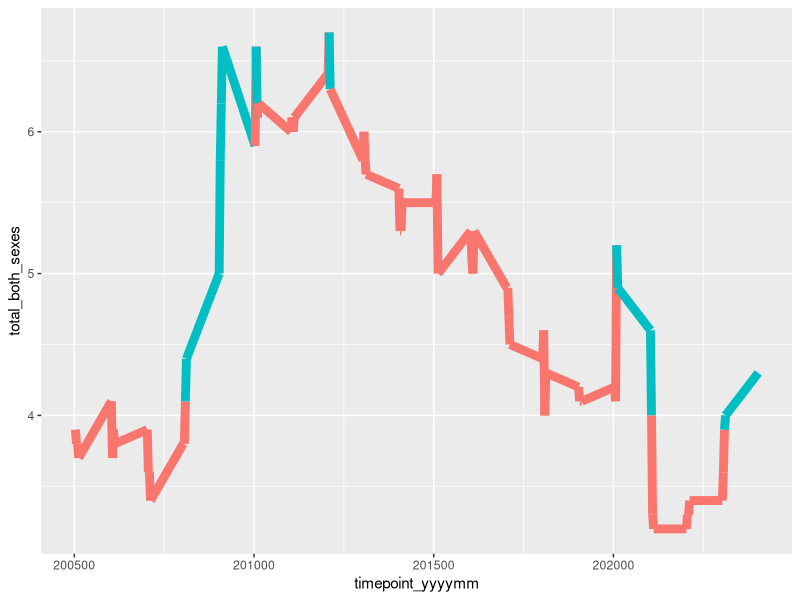

Source code (R):
# Load libraries ---------------------------------------------------------------

library(readr)
library(here)
library(ggplot2)

# Also requires {dplyr}

# Read data into R -------------------------------------------------------------

unemployment_nz <- read_csv(
  file = here("data/tidy/NZL_HLF002101_20240626_070249_53.csv"),
  show_col_types = FALSE)

# Build plot -------------------------------------------------------------------

ggplot() +
  geom_line(
    data = unemployment_nz |>
      dplyr::filter(year > 2004),
    aes(x = timepoint_yyyymm, y = total_both_sexes, group = 1,
        colour = (quarterly_rate_minus_rolling_minimum >= 0.5)),
    linewidth = 3) +
  theme(
    legend.position = "none"
  )